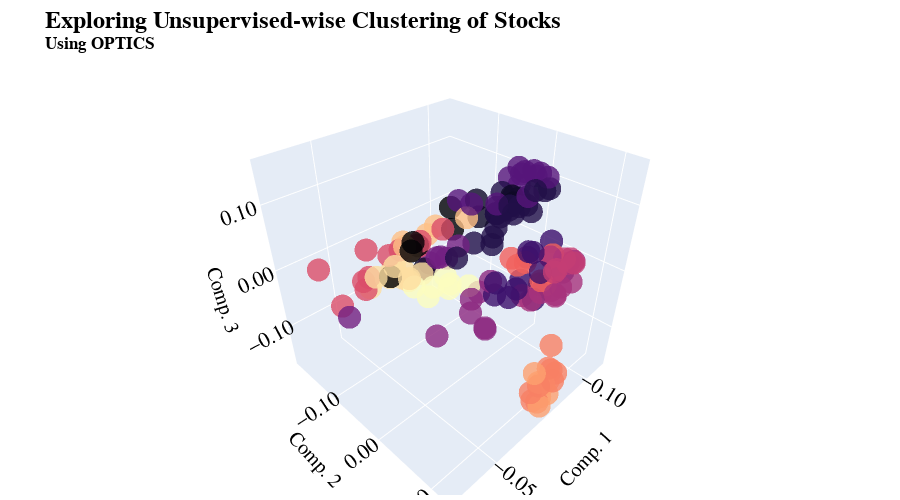

This figure's notebook cell:
### Code cell
# Plot scatter plot
scatter3d_trace = go.Scatter3d(
    x=compsDF['comp1'],
    y=compsDF['comp2'],
    z=compsDF['comp3'],
    mode='markers',
    marker={'color': compsDF['clusters'], 'colorscale': 'Magma', 'opacity':0.8},
    hovertemplate=[f'Cluster: {cls}<br>Company: {comp}<br>Symbol: {sec}' for cls, comp, sec in zip(compsDF['clusters'], compsDF['Company'], compsDF['securities'])],
    name=''
)

# create the layout
layout = go.Layout(
    title={
    'text':'<b>Exploring Unsupervised-wise Clustering of Stocks<b><br><sup>Using OPTICS</sup>',
    'font':{'size':24,'family':'Goldman Sans','color':'black'}
    },
    scene={
    'xaxis':{
    'title':{
    'text':'Comp. 1',    
    'font':{'size':20,'family':'Goldman Sans','color':'black'}
    },
    'tickformat':'.2f',
    'tickfont':{'size':16,'family':'Goldman Sans','color':'black'}     
    },
    'yaxis':{
    'title':{
    'text':'Comp. 2',    
    'font':{'size':20,'family':'Goldman Sans','color':'black'}
    },
    'tickformat':'.2f',
    'tickfont':{'size':16,'family':'Goldman Sans','color':'black'}     
    },
    'zaxis':{
    'title':{
    'text':'Comp. 3',    
    'font':{'size':20,'family':'Goldman Sans','color':'black'}
    },
    'tickformat':'.2f',
    'tickfont':{'size':16,'family':'Goldman Sans','color':'black'}     
    }
    },
    hoverlabel={
    'font':{'size':15, 'family':'Goldman Sans'}
    },    
    plot_bgcolor='white',
    autosize=True,
    margin={
    'l':5,
    'r':5,
    'b':5,
    't':55
    },
    height=500       
)


# create the figure
fig = go.Figure(data=[scatter3d_trace], layout=layout)

# show the plot
fig.show()

### Figure 1 — Plotly figure (JSON) as saved in the notebook; plotly's stock layout.template omitted (floating-point values rounded to 4 significant figures; data arrays with more than 128 entries replaced by an {"elided": "..."} marker saying what was removed)
{"data": [{"hovertemplate": {"elided": "149 str values"}, "marker": {"color": {"elided": "149 int values"}, "colorscale": [[0, "#000004"], [0.1111, "#180f3d"], [0.2222, "#440f76"], [0.3333, "#721f81"], [0.4444, "#9e2f7f"], [0.5556, "#cd4071"], [0.6667, "#f1605d"], [0.7778, "#fd9668"], [0.8889, "#feca8d"], [1, "#fcfdbf"]], "opacity": 0.8}, "mode": "markers", "name": "", "type": "scatter3d", "x": {"elided": "149 float values"}, "y": {"elided": "149 float values"}, "z": {"elided": "149 float values"}}], "layout": {"autosize": true, "height": 500, "hoverlabel": {"font": {"family": "Goldman Sans", "size": 15}}, "margin": {"b": 5, "l": 5, "r": 5, "t": 55}, "plot_bgcolor": "white", "scene": {"xaxis": {"tickfont": {"color": "black", "family": "Goldman Sans", "size": 16}, "tickformat": ".2f", "title": {"font": {"color": "black", "family": "Goldman Sans", "size": 20}, "text": "Comp. 1"}}, "yaxis": {"tickfont": {"color": "black", "family": "Goldman Sans", "size": 16}, "tickformat": ".2f", "title": {"font": {"color": "black", "family": "Goldman Sans", "size": 20}, "text": "Comp. 2"}}, "zaxis": {"tickfont": {"color": "black", "family": "Goldman Sans", "size": 16}, "tickformat": ".2f", "title": {"font": {"color": "black", "family": "Goldman Sans", "size": 20}, "text": "Comp. 3"}}}, "title": {"font": {"color": "black", "family": "Goldman Sans", "size": 24}, "text": "<b>Exploring Unsupervised-wise Clustering of Stocks<b><br><sup>Using OPTICS</sup>"}}}
